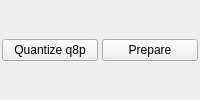
<?xml version="1.0" encoding="UTF-8"?>
<ui version="4.0">
 <class>ManagedLoraActions</class>
 <widget class="QWidget" name="managedLoraActions">
  <layout class="QHBoxLayout" name="actionsLayout">
   <property name="leftMargin"><number>2</number></property>
   <property name="topMargin"><number>0</number></property>
   <property name="rightMargin"><number>2</number></property>
   <property name="bottomMargin"><number>0</number></property>
   <property name="spacing"><number>4</number></property>
   <item><widget class="QPushButton" name="quantizeButton"><property name="text"><string>Quantize q8p</string></property></widget></item>
   <item><widget class="QPushButton" name="prepareButton"><property name="text"><string>Prepare</string></property></widget></item>
  </layout>
 </widget>
 <resources/>
 <connections/>
</ui>
